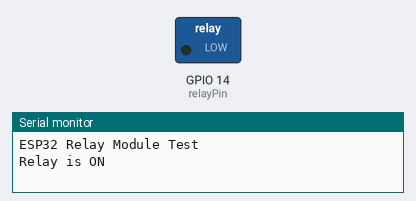
The sketch below on a simulated ESP32. On the bench: switched loads named in the sketch (green lamp = pin HIGH), the last lines printed to the serial monitor.

Above: at 1.0 s.
At 3.0 s:
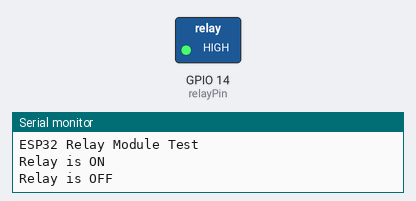
Timing chart, 0 to 5.2 s (numbered marks = the images above):
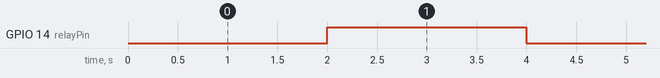

The sketch:

NR_BRC_Relay.ino
```cpp
// Define the digital pin connected to the relay's IN pin
const int relayPin = 14;

void setup() {
  // Start the Serial Monitor for debugging
  Serial.begin(9600);
  Serial.println("ESP32 Relay Module Test");

  // Set the relay pin as an output
  pinMode(relayPin, OUTPUT);
}

void loop() {
  // Turn the relay ON
  // Many relay modules are "active-LOW", meaning a LOW signal turns them on.
  // If your relay is active-HIGH, change LOW to HIGH.
  digitalWrite(relayPin, LOW);
  Serial.println("Relay is ON");

  // Wait for 2 seconds
  delay(2000);

  // Turn the relay OFF
  // A HIGH signal will turn off an active-LOW relay.
  digitalWrite(relayPin, HIGH);
  Serial.println("Relay is OFF");

  // Wait for 2 seconds
  delay(2000);
}
```

Measured:
- by itself, GPIO 14 (relayPin): alternates HIGH for 2.0 s and LOW for 2.0 s
